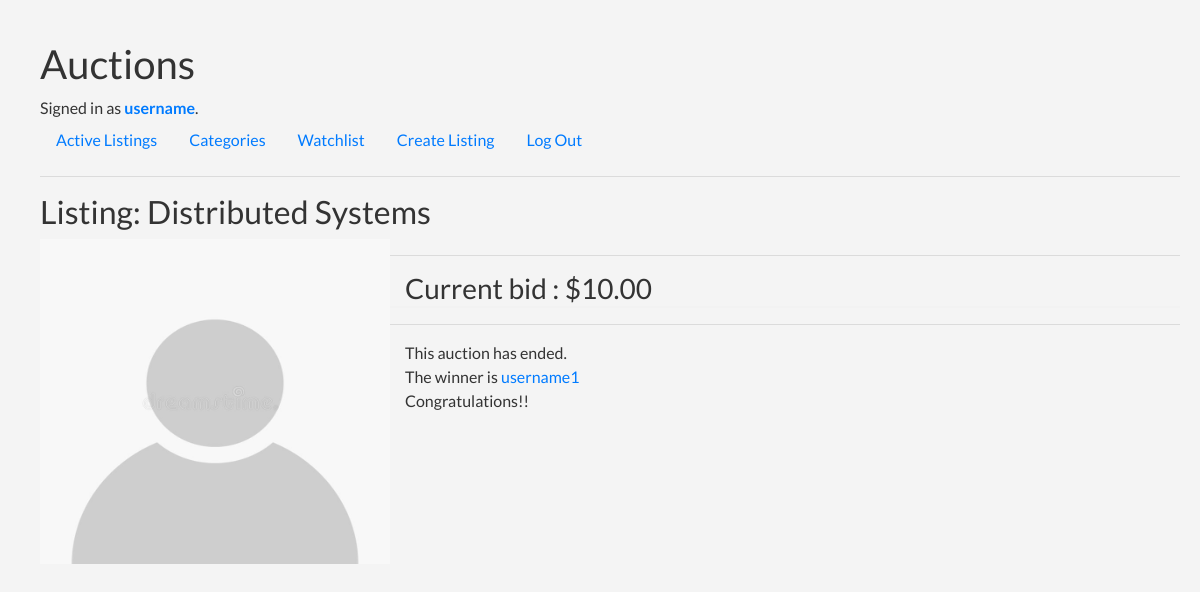
The app's page /listings/7 (signed in) with its own data.
### auctions/models.py (models this page shows, shortened)
class User(AbstractUser):
    time_created = models.DateTimeField(default=timezone.now)
    verified = models.BooleanField(default=False)
    image2 = models.FilePathField(default='/images/avatar.png', verbose_name='image')

class AuctionListings(models.Model):
    auction_id = models.AutoField(primary_key=True )
    user = models.ForeignKey(
        User,
        on_delete=models.CASCADE
    )
    auction = models.CharField(max_length=300)
    price = models.DecimalField(max_digits= 100, decimal_places=2 , default = 0.0)
    timestamp = models.DateTimeField(default=timezone.now)
    image = models.ImageField(upload_to='static/images/', verbose_name='image', default='images/no_image.jpg')
    image2 = models.FilePathField(default='images/no_image.jpg', verbose_name='image')
    expire_time = models.DateTimeField(default=five_days_later)
    categories = None
    def __getitem__(self, key):
        return getattr(self, key)

class Bids(models.Model):
    user = models.ForeignKey(
        User,
        on_delete=models.CASCADE
    )
    auction_id = models.ForeignKey(
        AuctionListings,
        on_delete=models.CASCADE
    )
    bid = models.DecimalField(max_digits= 100, decimal_places=2, default = 0.0)

### auctions/views.py (the view, shortened to what this page needs)
# urls.py: path("listings/<int:auction_id>", views.listings, name="listings"),
@login_required
def listings(request, auction_id):
    message = None
    auction_id = AuctionListings.objects.get(auction_id=auction_id)
    bids = Bids.objects.filter(auction_id=auction_id)
    bids = Bids.objects.filter(auction_id=auction_id)
    if len(bids) > 0 :
        highest_bidder = max(bids , key = lambda x : x.bid)
        bids_len = len(bids)
    else :
        highest_bidder = None
        bids_len = 0
    comments = list(Comments.objects.filter(auction_id=auction_id))
    categories = list(Category.objects.filter(auction_id=auction_id))
    try :
        user_watchlist = list(WatchList.objects.filter(user=request.user , auction_id=auction_id))
    except:
        user_watchlist = None
    return render(request, "auctions/auction.html", {
        "listings" : auction_id,
        "bids" : bids_len,
        "highest_bidder" : highest_bidder,
        "message" : message,
        "datetime": timezone.now,
        "comments": comments,
        "categories": categories,
        "image": auction_id.image2,
        "watchlist": user_watchlist is not None and user_watchlist != []
        }
    )

### auctions/templates/auctions/auction.html (shortened to what this page needs)
{% extends "auctions/layout.html" %}
{% load static %}
{% block body %}
    <h2>Listing: {{listings.auction}}</h2>
	<div style=" display: block;">
		{% if x.image2 == "avatars/avatar.png" %}
			<img src="{%static '/images/no_image.jpg' %}" alt="Item's image" width="350px" height="325px" style="float: left; margin-right:15px;">
		{% else %}
			<img src="{{image}}" alt="Item's image" width="350px" height="325px" style="float: left; margin-right:15px;">
		{% endif %}
	<hr>
	{% if highest_bidder %}
		<h3>Current bid : ${{highest_bidder.bid}} </h3>
    {% else %}
        <h3>Starting Price : ${{ listings.price }}</h3>
	{% endif %}
	<hr>
	{% if listings.expire_time < datetime %}
		This auction has ended. <br>
		{% if highest_bidder %}
			The winner is <a href="/user/{{ listings.user.username}}">{{ highest_bidder.user.username }} </a> <br>
			Congratulations!!
		{% else %}
			No one bidded
		{% endif %}
	{% endif %}
	</div>
{% endblock %}

### auctions/templates/auctions/layout.html (shortened to what this page needs)
{% load static %}
<!DOCTYPE html>
<html lang="en">
    <head>
        <link rel="stylesheet" href="https://stackpath.bootstrapcdn.com/bootstrap/4.4.1/css/bootstrap.min.css">
        <link href="{% static 'auctions/styles.css' %}" rel="stylesheet">
    <link rel="stylesheet" href="https://maxcdn.bootstrapcdn.com/font-awesome/4.2.0/css/font-awesome.min.css">
    <link href="http://ajax.googleapis.com/ajax/libs/jqueryui/1.8.16/themes/ui-lightness/jquery-ui.css" rel="stylesheet" type="text/css" />
    </head>
    <body>
        <h1>Auctions</h1>
        <div>
            {% if user.is_authenticated %}
                Signed in as <a href="/user/{{user.username}}"><strong>{{ user.username }}</strong></a>.
            {% else %}
                Not signed in.
            {% endif %}
        </div>
        <ul class="nav">
            <li class="nav-item">
                <a class="nav-link" href="{% url 'index' %}">Active Listings</a>
            </li>
            {% if user.is_authenticated %}
                <li class="nav-item">
                    <a class="nav-link" href="{% url 'categories' %}">Categories</a>
                </li>
                <li class="nav-item">
                    <a class="nav-link" href="{% url 'watchlist' user.username %}">Watchlist</a>
                </li>
                <li class="nav-item">
                    <a class="nav-link" href="{% url 'listing' %}">Create Listing</a>
                </li>
				<li class="nav-item">
                    <a class="nav-link" href="{% url 'logout' %}">Log Out</a>
                </li>
            {% endif %}
        </ul>
        <hr>
        {% block body %}
        {% endblock %}
    </body>
</html>

### auctions/static/auctions/styles.css (style rules this page uses)
*, *:before, *:after { margin: 0; padding: 0; -webkit-box-sizing: border-box; transition: all 0.2s ease; }
body, html { height: 100%; width: 100%; }
body { margin : 10px; font-family: "Lato", sans-serif; font-size: 1rem; padding: 30px; color: #333; background-color: #f4f4f4; background-image: url("background.jpg"); }
h3 { border-bottom: 2px solid #f2f2f2; }

### records on screen
User: username "username"
AuctionListings: auction "Distributed Systems", image2 (placeholder picture)
Bids: bid "10.00", user.username "username1"
